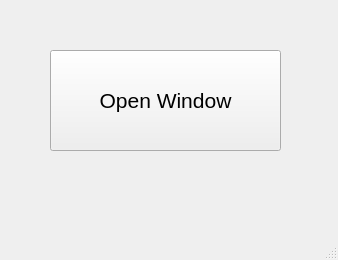
<?xml version="1.0" encoding="UTF-8"?>
<ui version="4.0">
 <class>MainWindow</class>
 <widget class="QMainWindow" name="MainWindow">
  <property name="geometry">
   <rect>
    <x>0</x>
    <y>0</y>
    <width>338</width>
    <height>260</height>
   </rect>
  </property>
  <property name="windowTitle">
   <string>MainWindow</string>
  </property>
  <widget class="QWidget" name="centralwidget">
   <widget class="QPushButton" name="pushButton">
    <property name="geometry">
     <rect>
      <x>50</x>
      <y>50</y>
      <width>231</width>
      <height>101</height>
     </rect>
    </property>
    <property name="font">
     <font>
      <pointsize>16</pointsize>
     </font>
    </property>
    <property name="text">
     <string>Open Window</string>
    </property>
   </widget>
  </widget>
  <widget class="QMenuBar" name="menubar">
   <property name="geometry">
    <rect>
     <x>0</x>
     <y>0</y>
     <width>338</width>
     <height>26</height>
    </rect>
   </property>
  </widget>
  <widget class="QStatusBar" name="statusbar"/>
 </widget>
 <resources/>
 <connections/>
</ui>
